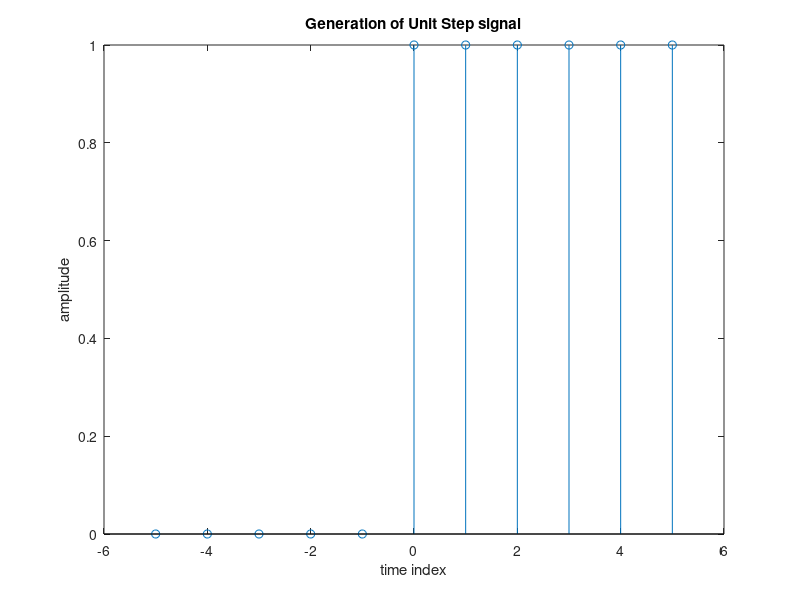

MATLAB code to generate this figure:
clc; % To clear the Screen
clear all; % To clear all the previous variables.
close all; % To close all the previous windows
n=input('Enter desired length of the sequence:'); % input statement is used to feed the input value
time=-n:n; % variable allocation
step=[zeros(1,n) ones(1,n+1)]; % Unit step signal generation
disp(step); % To display the unit step output
stem(time,step); % To plot the Discrete signal
xlabel('time index'); % labeling the x axis
ylabel('amplitude'); % labeling the y axis.
title('Generation of Unit Step signal');
